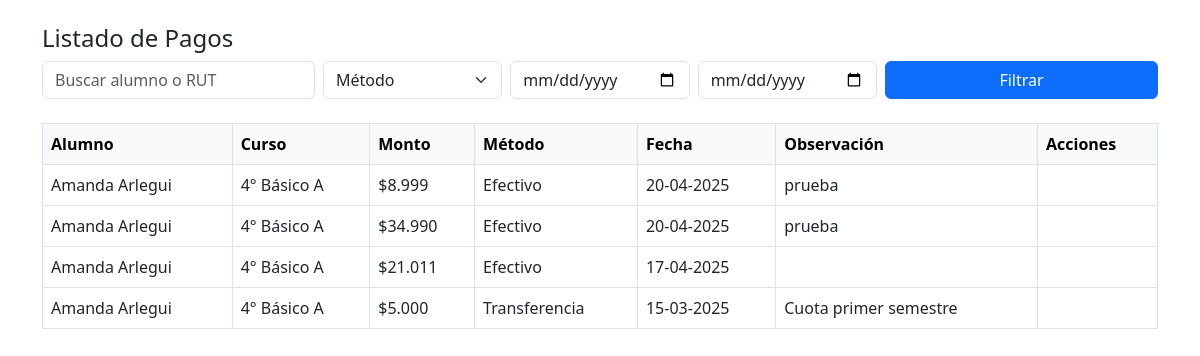
Page /pagos/pagos.php (signed in) on the committed database.
### tables this page shows
CREATE TABLE `pagos` (
  `id` int(11) NOT NULL,
  `alumno_id` int(11) DEFAULT NULL,
  `curso_id` int(11) DEFAULT NULL,
  `monto` int(11) DEFAULT NULL,
  `fecha_pago` date DEFAULT NULL,
  `metodo` enum('efectivo','transferencia') DEFAULT NULL,
  `observacion` text DEFAULT NULL,
  `numero_comprobante` varchar(50) NOT NULL,
  `archivo_comprobante` varchar(255) DEFAULT NULL,
  `estado` enum('pendiente','aprobado','rechazado') DEFAULT 'pendiente',
  `usuario_id` int(11) NOT NULL
);

CREATE TABLE `students` (
  `id` int(11) NOT NULL,
  `colegio_id` int(11) DEFAULT NULL,
  `curso_id` int(11) DEFAULT NULL,
  `nombre` varchar(100) DEFAULT NULL,
  `rut` varchar(12) DEFAULT NULL,
  `fecha_nac` date DEFAULT NULL,
  `telefono` varchar(20) DEFAULT NULL,
  `email` varchar(100) DEFAULT NULL,
  `cuota_total` int(11) DEFAULT 0,
  `cuota_gira` int(11) DEFAULT 0
);

CREATE TABLE `cursos` (
  `id` int(11) NOT NULL,
  `colegio_id` int(11) DEFAULT NULL,
  `nombre` varchar(50) DEFAULT NULL
);

### pagos/pagos.php (the view, shortened to what this page needs)
<?php
require '../include/conexion.php';
$condiciones = [];
$buscar = $_GET['buscar'] ?? '';
$fecha_ini = $_GET['fecha_ini'] ?? '';
$fecha_fin = $_GET['fecha_fin'] ?? '';
$where = $condiciones ? "WHERE " . implode(" AND ", $condiciones) : "";
$query = "SELECT p.*, s.nombre AS alumno, s.rut, c.nombre AS curso
          FROM pagos p
          JOIN students s ON p.alumno_id = s.id
          JOIN cursos c ON p.curso_id = c.id
          $where
          ORDER BY p.fecha_pago DESC";
$stmt = $conn->prepare($query);
$stmt->execute();
$pagos = $stmt->get_result()->fetch_all(MYSQLI_ASSOC);
?>
<!DOCTYPE html>
<html lang="es">
<head>
  <link href="https://cdn.jsdelivr.net/npm/bootstrap@5.3.0/dist/css/bootstrap.min.css" rel="stylesheet">
</head>
<body>
<div class="container mt-4">
  <h4>Listado de Pagos</h4>
  <form method="GET" class="row g-2 mb-4">
    <div class="col-md-3">
      <input type="text" name="buscar" class="form-control" placeholder="Buscar alumno o RUT" value="<?= htmlspecialchars($buscar) ?>">
    </div>
    <div class="col-md-2">
      <select name="metodo" class="form-select">
        <option value="">Método</option>
      </select>
    </div>
    <div class="col-md-2">
      <input type="date" name="fecha_ini" class="form-control" value="<?= htmlspecialchars($fecha_ini) ?>">
    </div>
    <div class="col-md-2">
      <input type="date" name="fecha_fin" class="form-control" value="<?= htmlspecialchars($fecha_fin) ?>">
    </div>
    <div class="col-md-3">
      <button class="btn btn-primary w-100">Filtrar</button>
    </div>
  </form>
  <table class="table table-bordered table-hover">
    <thead class="table-light">
      <tr>
        <th>Alumno</th>
        <th>Curso</th>
        <th>Monto</th>
        <th>Método</th>
        <th>Fecha</th>
        <th>Observación</th>
        <th>Acciones</th>
      </tr>
    </thead>
    <tbody>
      <?php foreach ($pagos as $p): ?>
        <tr>
          <td><?= htmlspecialchars($p['alumno']) ?></td>
          <td><?= htmlspecialchars($p['curso']) ?></td>
          <td>$<?= number_format($p['monto'], 0, ',', '.') ?></td>
          <td><?= ucfirst($p['metodo']) ?></td>
          <td><?= date('d-m-Y', strtotime($p['fecha_pago'])) ?></td>
          <td><?= htmlspecialchars($p['observacion']) ?></td>
          <td>
          </td>
        </tr>
      <?php endforeach; ?>
    </tbody>
  </table>
</div>
</body>
</html>

### rows in the picture
pagos: alumno.nombre "Amanda Arlegui", curso.nombre "4° Básico A", monto "8.999", metodo "Efectivo", fecha_pago "20-04-2025", observacion "prueba"
pagos: alumno.nombre "Amanda Arlegui", curso.nombre "4° Básico A", monto "34.990", metodo "Efectivo", fecha_pago "20-04-2025", observacion "prueba"
pagos: alumno.nombre "Amanda Arlegui", curso.nombre "4° Básico A", monto "21.011", metodo "Efectivo", fecha_pago "17-04-2025"
pagos: alumno.nombre "Amanda Arlegui", curso.nombre "4° Básico A", monto "5.000", metodo "Transferencia", fecha_pago "15-03-2025", observacion "Cuota primer semestre"
